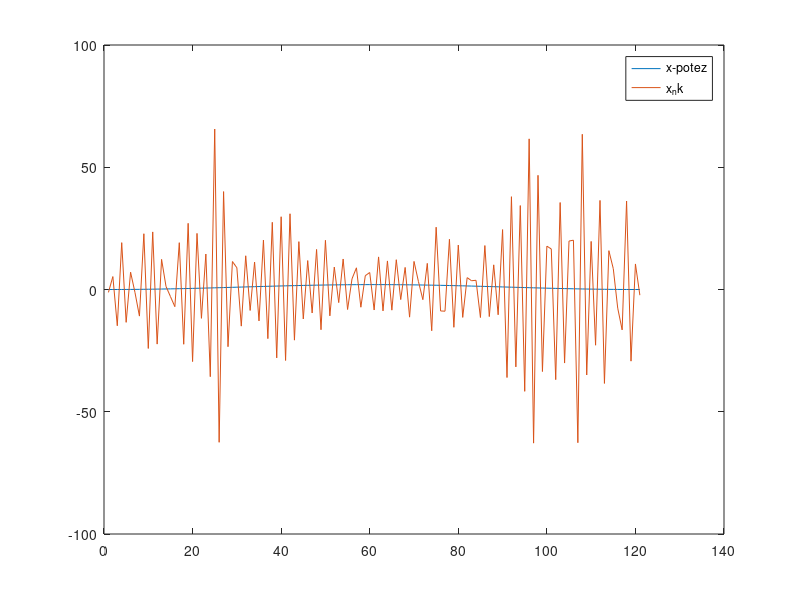

The MATLAB source for this figure:

%učitavanje podataka
load primjer_osjetljivosti_pnk_Ax.mat;
%svd
[U,S,V] = svd(A);
r = rank(A); %121
size(A); %150 x 121
n = size(x,1);

%uvjetovanost
cond_A = cond(A); %2.924132758112890e+09

%crtanje svojstvenih vrijednosti
semilogy(diag(S), "c*");
%ovdje isto mogu vidjet da je punog randa jer je najmanja singularna
%vrijednost reda velicine 10 ^(-2)
%veliki raspon svojstvenih vrijednosti

b = A * x; %ovdje mi nije sve baš 10000 ?
size(b); %ovo je 150 x 1
eta = randn(size(b,1), 1);
b_new = b + eta; %greške su tek u petoj znamenci

%rjesenje metode najmanjih kvadrata SVDom
[U_,S_,V_] = svd(A,"econ"); %ponovo rješavam isti problem

for (i=1:n)
    S_(i,i) = 1 / S_(i,i);
end

x_nk = V_ * S_ * U_' * b_new; %ovo je velika norma!
  
norm(A*x-b,2); 
norm(A*x_nk-b_new,2);

norm(x-x_nk, 2) 


plot(1:121, x, 1:121, x_nk) %mogu i plot pa hold pa plot
legend("x-potez", "x_nk")
%plot(x, x_nk)

%x_nk jako los, matrica je lose uvjetovana -> najmanja singularna
%vrijednost je jako mala 






